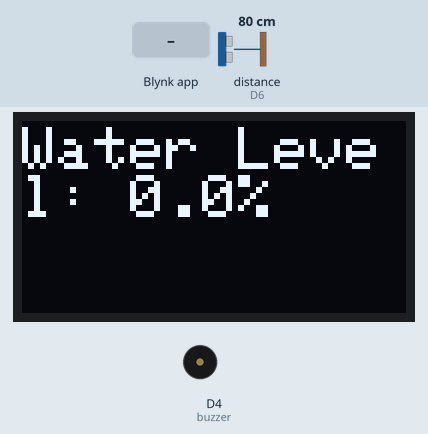
This sketch was run on a simulated ESP8266 (NodeMCU). Shown: 128×64 one-colour display, buzzer (waves = sounding). Wiring (inferred from the names in the program): ultrasonic range finder: trigger D5; echo D6. The test bench sets the inputs (shaded band); at power-on: distance to the obstacle (sensor on D6) 80 cm. The echo pulse lasts 58.3 µs per cm; WiFi joins after 1.5 s; servers stay silent unless stated; the display library's start-up logo is not drawn; what the sketch prints to the serial monitor is not drawn.

Above: at 3.3 s.
3.4 s: distance to the obstacle (sensor on D6) set to 17 cm
At 4.9 s:
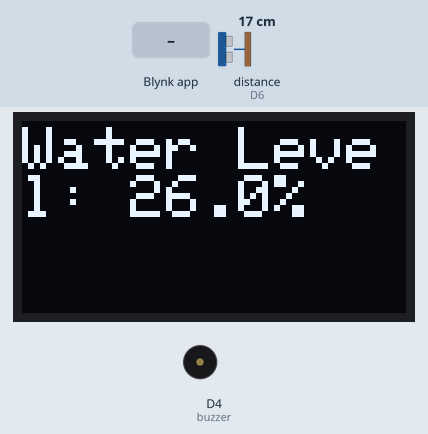
5.2 s: distance to the obstacle (sensor on D6) set to 13 cm
At 6.7 s:
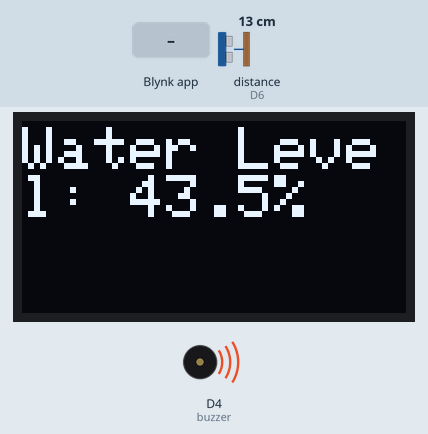
8.3 s: distance to the obstacle (sensor on D6) set to 2 cm
At 9.0 s:
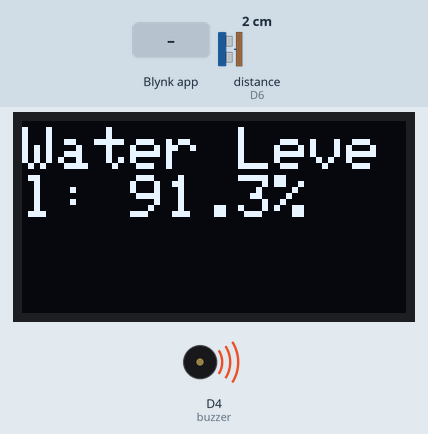
9.9 s: Blynk app writes 0 to V5
At 10.7 s:
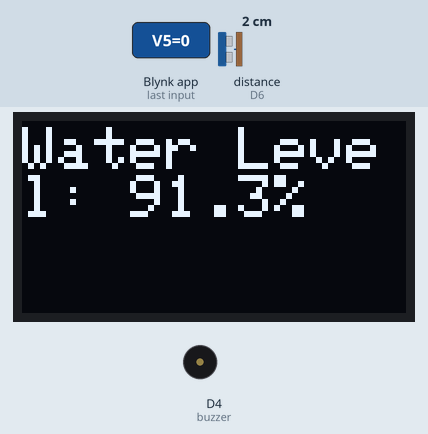
Timing chart, 0 to 12.5 s (numbered marks = the images above; inputs shaded):
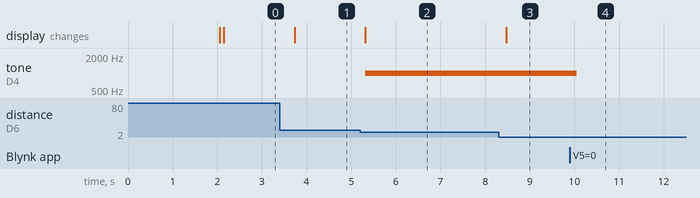

The sketch:

Water-Level-Monitoring-System.ino
```cpp
#define BLYNK_TEMPLATE_ID "TMPL3IB6tWBiU"
#define BLYNK_TEMPLATE_NAME "Esp8266 Water Level"
#define BLYNK_AUTH_TOKEN "4fqrL-V4lYbfVKfVsgYarGmM0JtSCkmy"

// Your WiFi credentials
char ssid[] = "Diyabarta Naorem";   // WiFi Name
char pass[] = "diya%naorem";        // WiFi Password

#include <BlynkSimpleEsp8266.h>
#include <SPI.h>
#include <Wire.h>
#include <Adafruit_GFX.h>
#include <Adafruit_SH110X.h>
#define BLYNK_PRINT Serial
#include <ESP8266WiFi.h>

// Define pins for ESP8266
#define D4 2   // GPIO2
#define D5 14  // GPIO14
#define D6 12  // GPIO12

#define i2c_Address 0x3c // Initialize with the I2C addr 0x3C
#define SCREEN_WIDTH 128 // OLED display width, in pixels
#define SCREEN_HEIGHT 64 // OLED display height, in pixels
#define OLED_RESET -1    // QT-PY / XIAO

Adafruit_SH1106G display = Adafruit_SH1106G(SCREEN_WIDTH, SCREEN_HEIGHT, &Wire, OLED_RESET);

const int trigPin = D5;
const int echoPin = D6;
const int buzzer = D4;

const float tankHeight = 23; // Height of the water tank in cm

float duration, distance, waterLevel;

bool buzzerEnabled = true; // Flag to enable/disable the buzzer

// Timer for sending data to Blynk
BlynkTimer timer;

void setup() {
  // Debug console
  Serial.begin(9600);

  // Blynk setup
  Blynk.begin(BLYNK_AUTH_TOKEN, ssid, pass);

  // Ultrasonic sensor
  pinMode(trigPin, OUTPUT);
  pinMode(echoPin, INPUT);
  pinMode(buzzer, OUTPUT);

  // OLED setup
  delay(250); // Wait for the OLED to power up
  display.begin(i2c_Address, true);
  display.display(); // Show Adafruit splash screen
  display.clearDisplay();

  // Timer to send data to Blynk
  timer.setInterval(1000L, sendToBlynk); // Send data every second
}

void loop() {
  Blynk.run();  // Run Blynk
  timer.run();  // Run the timer

  // Measure distance
  digitalWrite(trigPin, LOW);
  delayMicroseconds(2);
  digitalWrite(trigPin, HIGH);
  delayMicroseconds(10);
  digitalWrite(trigPin, LOW);

  duration = pulseIn(echoPin, HIGH);
  distance = (duration * 0.0343) / 2;

  // Calculate water level
  waterLevel = ((tankHeight - distance) / tankHeight) * 100;
  waterLevel = constrain(waterLevel, 0, 100); // Constrain value to 0-100%

  // Display water level on OLED
  String levelStr = "Water Level: " + String(waterLevel, 1) + "%";
  displayText(levelStr.c_str(), 0, 2, 2);

  // Buzzer logic
  if (buzzerEnabled && distance <= 15) {
    tone(buzzer, 1000);  // Sound buzzer at 1kHz
  } else {
    noTone(buzzer);      // Turn off the buzzer
  }

  delay(500); // Update every half second
}

/**
 * Function to send data to Blynk
 */
void sendToBlynk() {
  Blynk.virtualWrite(V1, waterLevel); // Send water level percentage to Virtual Pin V1
  Blynk.virtualWrite(V2, distance);  // Send distance to Virtual Pin V2 (optional)
}

/**
 * Function to display text on the OLED screen
 * @param text The string to display
 * @param x The x-coordinate for the starting position
 * @param y The y-coordinate for the starting position
 * @param textSize The size of the text (1 = small, 2 = medium, etc.)
 */
void displayText(const char *text, int x, int y, int textSize) {
  display.clearDisplay();            // Clear the display buffer
  display.setTextSize(textSize);     // Set the text size
  display.setTextColor(SH110X_WHITE); // Set text color
  display.setCursor(x, y);           // Set cursor position
  display.println(text);             // Print the text
  display.display();                 // Display the updated buffer
}

/**
 * Function to handle Blynk virtual pin V5 for enabling/disabling the buzzer
 */
BLYNK_WRITE(V5) {
  int value = param.asInt(); // Get the value from the Blynk app (0 or 1)
  buzzerEnabled = (value == 1); // Enable buzzer if 1, disable if 0
  Serial.print("Buzzer Enabled: ");
  Serial.println(buzzerEnabled ? "Yes" : "No");
}
```

Measured:
- the behaviour switches between 15 and 14 cm on distance to the obstacle (sensor on D6) (found by bisection; images 1 and 2)
- after the input at 3.4 s, the display: changes after 0.33 s (image 1)
- after the input at 5.2 s, tone on D4 (buzzer): silent → 1000 Hz after 0.11 s; the display: changes after 0.11 s (image 2)
- after the input at 8.3 s, the display: changes after 0.18 s (image 3)
- after the input at 9.9 s, tone on D4 (buzzer): 1000 Hz → silent after 0.16 s
